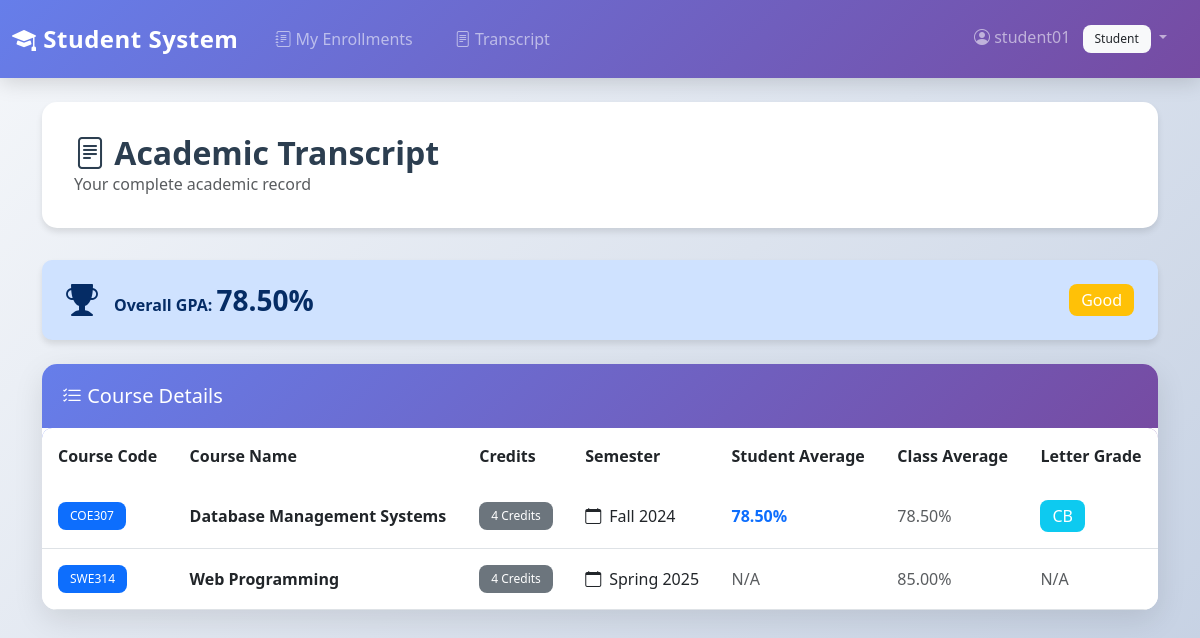
Page /student/transcript (signed in) on the committed database.
### models/user.py (models this page shows, shortened)
class User(UserMixin, db.Model):
    __tablename__ = 'users'
    user_id = db.Column(db.Integer, primary_key=True)
    username = db.Column(db.String(50), unique=True, nullable=False, index=True)
    password_hash = db.Column(db.String(255), nullable=False)
    role = db.Column(db.String(20), nullable=False, index=True)  # Admin, Instructor, Student
    created_at = db.Column(db.DateTime, server_default=db.func.now())

### models/course.py (models this page shows, shortened)
class Course(db.Model):
    __tablename__ = 'courses'
    course_id = db.Column(db.Integer, primary_key=True)
    course_code = db.Column(db.String(20), unique=True, nullable=False)
    course_name = db.Column(db.String(100), nullable=False)
    description = db.Column(db.Text, nullable=True)
    credits = db.Column(db.Integer, nullable=False)
    department = db.Column(db.String(100), nullable=True)  # String, not foreign key in SQL
    sections = db.relationship('ClassSection', backref='course', lazy='dynamic', cascade='all, delete-orphan')

### controllers/student.py (the view, shortened to what this page needs)
@student_bp.route('/transcript')
@student_required
def transcript():
    student = StudentRepository.get_by_user_id(current_user.user_id) if current_user.user_id else None
    if not student:
        student = StudentRepository.get_by_user_email(current_user.username) if current_user.username else None
    if not student:
        flash('Student profile not found', 'danger')
        return redirect(url_for('auth.logout'))
    transcript_details = StudentService.get_transcript_details(student.student_id)
    overall_avg = StudentService.get_overall_average(student.student_id)
    return render_template('student/transcript.html',
                         transcript=transcript_details,
                         overall_avg=overall_avg)

### controllers/student.py (called while the page is built)
def student_required(f):
    @wraps(f)
    @login_required
    def decorated_function(*args, **kwargs):
        if current_user.role != 'Student':
            flash('Access denied. Student privileges required.', 'danger')
            return redirect(url_for('index'))
        return f(*args, **kwargs)
    return decorated_function

### models/semester.py (called while the page is built)
    @property
    def term_name(self):
        return f"{self.semester_name} {self.year}"

### repositories/enrollment_repository.py (called while the page is built)
    @staticmethod
    def get_all_by_student(student_id):
        return Enrollment.query.filter_by(student_id=student_id).join(ClassSection).join(Course).join(Semester).all()

### repositories/grade_repository.py (called while the page is built)
    @staticmethod
    def calculate_enrollment_average(enrollment_id):
        grades = Grade.query.filter_by(enrollment_id=enrollment_id).all()
        if not grades:
            return None
        total_weighted_score = 0
        total_weight = 0
        for grade in grades:
            score = float(grade.score)
            weight = float(grade.weight) if grade.weight else 1.0
            total_weighted_score += score * weight
            total_weight += weight
        if total_weight == 0:
            return None
        return total_weighted_score / total_weight

### repositories/student_repository.py (called while the page is built)
    @staticmethod
    def get_by_user_id(user_id):
        return Student.query.filter_by(user_id=user_id).first()

### services/student_service.py (called while the page is built)
    @staticmethod
    def calculate_letter_grade(score):
        if score is None:
            return None
        try:
            result = db.session.execute(
                db.text('SELECT CalculateLetterGrade(:score)'),
                {'score': score}
            )
            letter = result.scalar()
            if letter:
                return letter
        except Exception:
            pass
        if score >= 90:
            return 'AA'
        elif score >= 85:
            return 'BA'
        elif score >= 80:
            return 'BB'
        elif score >= 75:
            return 'CB'
        elif score >= 70:
            return 'CC'
        elif score >= 65:
            return 'DC'
        elif score >= 60:
            return 'DD'
        elif score >= 50:
            return 'FD'
        else:
            return 'FF'

### templates/student/transcript.html (shortened to what this page needs)
{% extends "base.html" %}
{% block content %}
<div class="page-header">
    <div class="d-flex justify-content-between align-items-center">
        <div>
            <h2><i class="bi bi-file-text"></i> Academic Transcript</h2>
            <p class="text-muted mb-0">Your complete academic record</p>
        </div>
    </div>
</div>
{% if overall_avg %}
<div class="alert alert-primary mb-4">
    <div class="d-flex align-items-center justify-content-between">
        <div class="d-flex align-items-center">
            <i class="bi bi-trophy-fill fs-2 me-3"></i>
            <div>
                <strong>Overall GPA:</strong>
                <span class="fs-3 fw-bold">{{ "%.2f"|format(overall_avg) }}%</span>
            </div>
        </div>
        <div>
            {% if overall_avg >= 90 %}
                <span class="badge bg-success fs-6">Excellent</span>
            {% elif overall_avg >= 80 %}
                <span class="badge bg-info fs-6">Very Good</span>
            {% elif overall_avg >= 70 %}
                <span class="badge bg-warning fs-6">Good</span>
            {% else %}
                <span class="badge bg-danger fs-6">Needs Improvement</span>
            {% endif %}
        </div>
    </div>
</div>
{% endif %}
<div class="card">
    <div class="card-header text-white">
        <h5 class="mb-0"><i class="bi bi-list-check"></i> Course Details</h5>
    </div>
    <div class="card-body p-0">
        <div class="table-responsive">
            <table class="table table-hover mb-0">
                <thead>
                    <tr>
                        <th>Course Code</th>
                        <th>Course Name</th>
                        <th>Credits</th>
                        <th>Semester</th>
                        <th>Student Average</th>
                        <th>Class Average</th>
                        <th>Letter Grade</th>
                    </tr>
                </thead>
                <tbody>
                    {% for item in transcript %}
                    <tr>
                        <td><span class="badge bg-primary">{{ item.course_code }}</span></td>
                        <td><strong>{{ item.course_name }}</strong></td>
                        <td><span class="badge bg-secondary">{{ item.credits }} Credits</span></td>
                        <td><i class="bi bi-calendar me-2"></i>{{ item.semester }}</td>
                        <td>
                            {% if item.student_average %}
                                <strong class="text-primary">{{ "%.2f"|format(item.student_average) }}%</strong>
                            {% else %}
                                <span class="text-muted">N/A</span>
                            {% endif %}
                        </td>
                        <td>
                            {% if item.class_average %}
                                <span class="text-muted">{{ "%.2f"|format(item.class_average) }}%</span>
                            {% else %}
                                <span class="text-muted">N/A</span>
                            {% endif %}
                        </td>
                        <td>
                            {% if item.letter_grade %}
                                {% set grade = item.letter_grade %}
                                <span class="badge bg-{{ 'success' if grade in ['AA', 'BA', 'BB'] else 'info' if grade in ['CB', 'CC'] else 'warning' if grade in ['DC', 'DD'] else 'danger' }} fs-6">
                                    {{ grade }}
                                </span>
                            {% else %}
                                <span class="text-muted">N/A</span>
                            {% endif %}
                        </td>
                    </tr>
                    {% endfor %}
                </tbody>
            </table>
        </div>
    </div>
</div>
{% endblock %}

### templates/base.html (shortened to what this page needs)
<!DOCTYPE html>
<html lang="en">
<head>
    <link href="https://cdn.jsdelivr.net/npm/bootstrap@5.3.0/dist/css/bootstrap.min.css" rel="stylesheet">
    <link href="https://cdn.jsdelivr.net/npm/bootstrap-icons@1.11.0/font/bootstrap-icons.css" rel="stylesheet">
</head>
<body>
    <nav class="navbar navbar-expand-lg navbar-dark">
        <div class="container-fluid">
            <a class="navbar-brand" href="{{ url_for('index') }}">
                <i class="bi bi-mortarboard-fill"></i> Student System
            </a>
            <div class="collapse navbar-collapse" id="navbarNav">
                <ul class="navbar-nav me-auto">
                    {% if current_user.is_authenticated %}
                        {% if current_user.role == 'Admin' %}
                            <li class="nav-item">
                                <a class="nav-link" href="{{ url_for('admin.dashboard') }}">
                                    <i class="bi bi-speedometer2"></i> Dashboard
                                </a>
                            </li>
                            <li class="nav-item">
                                <a class="nav-link" href="{{ url_for('admin.students') }}">
                                    <i class="bi bi-people"></i> Students
                                </a>
                            </li>
                            <li class="nav-item">
                                <a class="nav-link" href="{{ url_for('admin.instructors') }}">
                                    <i class="bi bi-person-badge"></i> Instructors
                                </a>
                            </li>
                            <li class="nav-item">
                                <a class="nav-link" href="{{ url_for('admin.courses') }}">
                                    <i class="bi bi-book"></i> Courses
                                </a>
                            </li>
                            <li class="nav-item">
                                <a class="nav-link" href="{{ url_for('reports.course_performance') }}">
                                    <i class="bi bi-graph-up"></i> Reports
                                </a>
                            </li>
                        {% elif current_user.role == 'Student' %}
                            <li class="nav-item">
                                <a class="nav-link" href="{{ url_for('student.dashboard') }}">
                                    <i class="bi bi-journal-text"></i> My Enrollments
                                </a>
                            </li>
                            <li class="nav-item">
                                <a class="nav-link" href="{{ url_for('student.transcript') }}">
                                    <i class="bi bi-file-text"></i> Transcript
                                </a>
                            </li>
                        {% endif %}
                    {% endif %}
                </ul>
                <ul class="navbar-nav">
                    {% if current_user.is_authenticated %}
                        <li class="nav-item dropdown">
                            <a class="nav-link dropdown-toggle" href="#" id="navbarDropdown" role="button" data-bs-toggle="dropdown">
                                <i class="bi bi-person-circle"></i> {{ current_user.username }}
                                <span class="badge bg-light text-dark ms-2">{{ current_user.role }}</span>
                            </a>
                        </li>
                    {% endif %}
                </ul>
            </div>
        </div>
    </nav>
    <div class="container mt-4 mb-5">
        {% block content %}{% endblock %}
    </div>
</body>
</html>

### templates/base.html (style rules this page uses)
:root { --primary-gradient: linear-gradient(135deg, #667eea 0%, #764ba2 100%); --secondary-gradient: linear-gradient(135deg, #f093fb 0%, #f5576c 100%); --success-gradient: linear-gradient(135deg, #4facfe 0%, #00f2fe 100%); --dark-gradient: linear-gradient(135deg, #2c3e50 0%, #34495e 100%); }
* { transition: all 0.3s ease; }
body { background: linear-gradient(135deg, #f5f7fa 0%, #c3cfe2 100%); min-height: 100vh; font-family: 'Segoe UI', Tahoma, Geneva, Verdana, sans-serif; }
.navbar { background: var(--primary-gradient) !important; box-shadow: 0 4px 20px rgba(0, 0, 0, 0.15); backdrop-filter: blur(10px); padding: 1rem 0; }
.navbar-brand { font-weight: 700; font-size: 1.5rem; letter-spacing: 0.5px; }
.nav-link { font-weight: 500; transition: all 0.3s ease; border-radius: 8px; margin: 0 5px; padding: 0.5rem 1rem !important; }
.card { border: none; border-radius: 15px; box-shadow: 0 10px 30px rgba(0, 0, 0, 0.1); transition: all 0.3s ease; overflow: hidden; background: white; }
.card-header { background: var(--primary-gradient); border: none; padding: 1.25rem; font-weight: 600; color: white; }
.table { border-radius: 10px; overflow: hidden; margin: 0; }
.table thead { background: var(--primary-gradient); color: white; }
.table thead th { border: none; padding: 1rem; font-weight: 600; }
.table tbody tr { transition: all 0.3s ease; }
.table tbody td { padding: 1rem; vertical-align: middle; }
.alert { border-radius: 10px; border: none; box-shadow: 0 4px 6px rgba(0, 0, 0, 0.1); padding: 1rem 1.5rem; }
.badge { padding: 0.5rem 0.75rem; border-radius: 8px; font-weight: 500; }
.page-header { background: white; padding: 2rem; border-radius: 15px; box-shadow: 0 4px 6px rgba(0, 0, 0, 0.1); margin-bottom: 2rem; }
.page-header h2 { margin: 0; color: #2c3e50; font-weight: 700; }

### rows in the picture
User: username "student01", role "Student"
Course: course_code "COE307", course_name "Database Management Systems", credits "4", semester "Fall 2024", student_average "78.50", class_average "78.50", grade "CB"
Course: course_code "SWE314", course_name "Web Programming", credits "4", semester "Spring 2025", shows "N/A", class_average "85.00"

### other values in the picture
{{ "%.2f"|format(overall_avg) }} "78.50"
